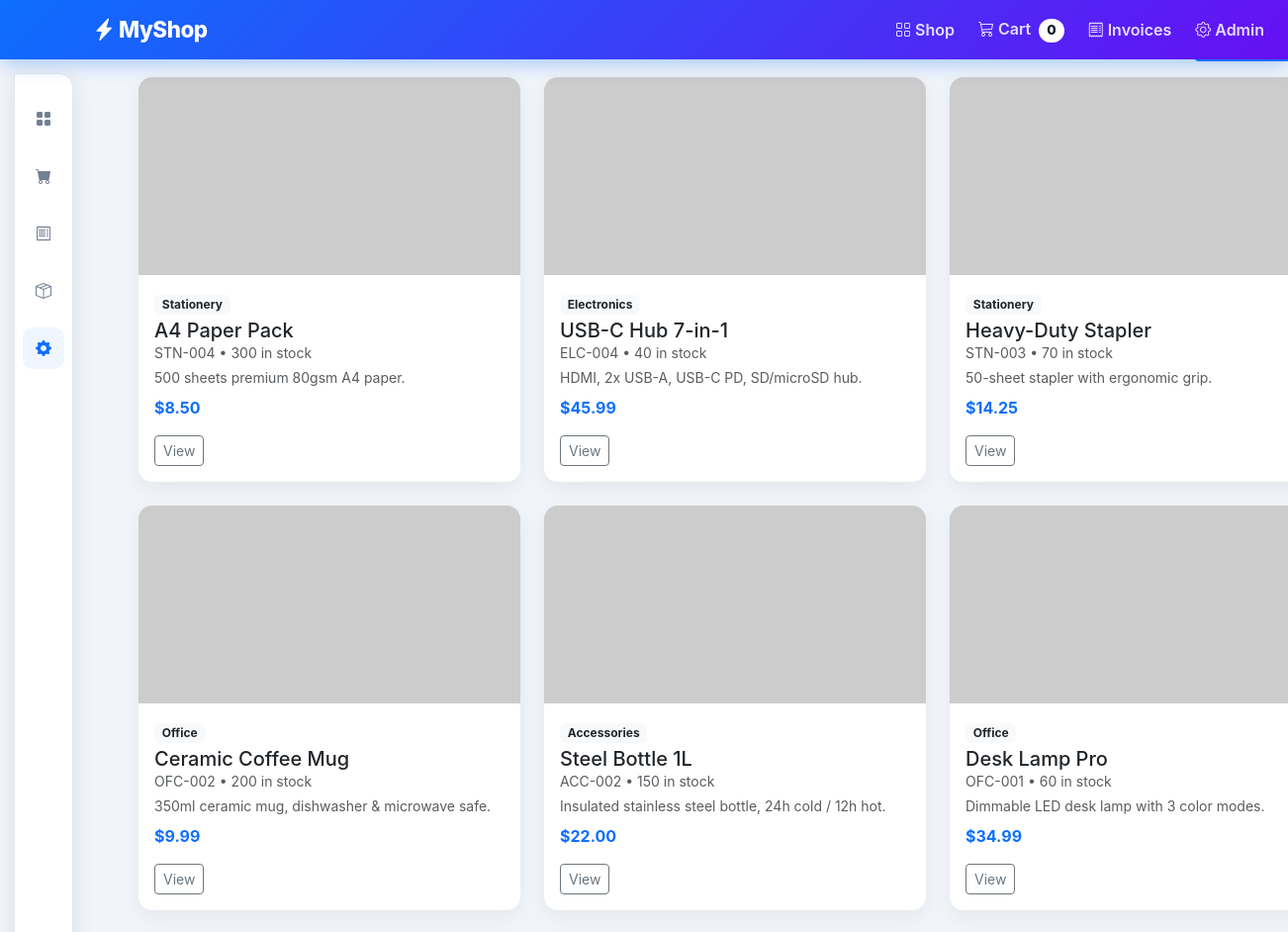
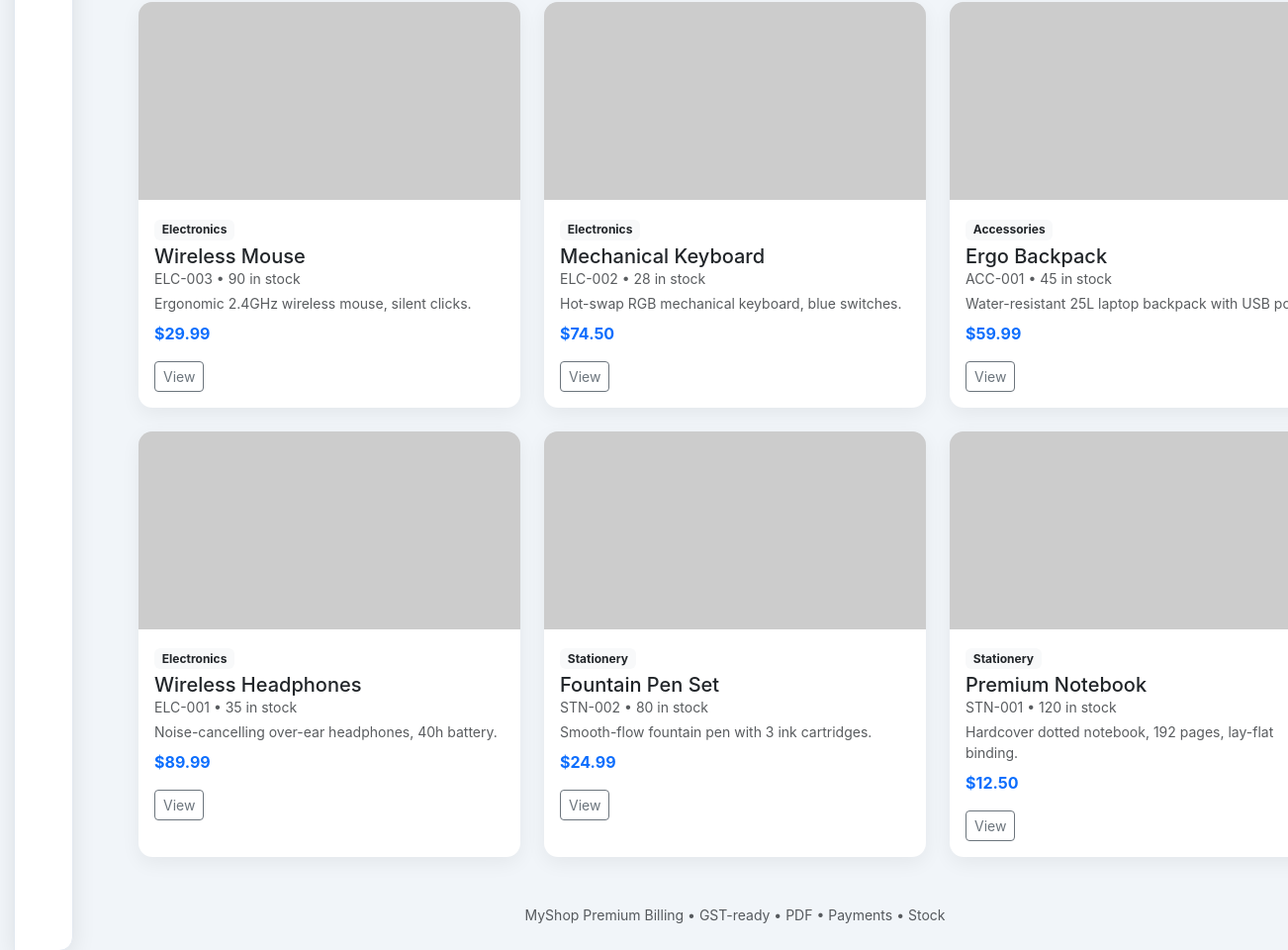
/admin/products, run on the app's committed database (2 pictures, top to bottom).
### tables this page shows
CREATE TABLE products (
    id INTEGER PRIMARY KEY AUTOINCREMENT,
    name TEXT NOT NULL,
    description TEXT DEFAULT '',
    category TEXT DEFAULT 'General',
    price REAL NOT NULL,
    stock INTEGER NOT NULL DEFAULT 50,
    sku TEXT DEFAULT '',
    image_url TEXT
);

### app.py (the view, shortened to what this page needs)
@app.route('/admin/products', methods=['GET', 'POST'])
def admin_products():
    db = get_db()
    rows = db.execute('SELECT * FROM products ORDER BY id DESC').fetchall()
    return render_template('admin_products.html', products=rows)

### app.py (called while the page is built)
def get_db():
    db = getattr(g, "db", None)
    if db is None:
        db = g.db = sqlite3.connect(DB_PATH)
        db.row_factory = sqlite3.Row
    return db

def _cols(db, table):
    try:
        return [r[1] for r in db.execute(f"PRAGMA table_info({table})").fetchall()]
    except Exception:
        return []

@app.before_request
def ensure_migrations():
    if DB_PATH.exists():
        try:
            migrate_db()
        except Exception:
            pass

### templates/admin_products.html (shortened to what this page needs)
{% extends "layout.html" %}
{% block content %}
  <div class="d-flex justify-content-between align-items-center mb-3">
    <h3 class="fw-bold mb-0">Admin — Products ({{ products|length }})</h3>
    <button class="btn btn-primary" data-bs-toggle="collapse" data-bs-target="#addProduct"><i class="bi bi-plus-lg me-1"></i>Add Product</button>
  </div>
  <div class="row row-cols-1 row-cols-md-3 g-4">
    {% for p in products %}
    <div class="col">
      <div class="card h-100 shadow-sm">
        {% if p.image_url %}
          <img src="{{ p.image_url }}" loading="lazy" class="card-img-top product-img" alt="{{ p.name }}" onerror="this.onerror=null;this.src='https://picsum.photos/seed/myshop{{ p.id }}/600/400'">
        {% else %}
          <img src="https://picsum.photos/seed/myshop{{ p.id }}/600/400" loading="lazy" class="card-img-top product-img" alt="{{ p.name }}">
        {% endif %}
        <div class="card-body">
          <span class="badge bg-light text-dark mb-1">{{ p.category or 'General' }}</span>
          <h5 class="card-title mb-0">{{ p.name }}</h5>
          <div class="small text-muted mb-1">{{ p.sku or '' }} • {{ p.stock }} in stock</div>
          <div class="small text-muted mb-2">{{ p.description or '' }}</div>
          <p class="card-text fw-bold text-primary">${{ '%.2f'|format(p.price) }}</p>
          <a href="/product/{{ p.id }}" class="btn btn-sm btn-outline-secondary">View</a>
        </div>
      </div>
    </div>
    {% endfor %}
  </div>
{% endblock %}

### static/css/style.css (style rules this page uses)
body { background: #f1f5f9; font-family: Inter, system-ui, -apple-system, Segoe UI, Roboto, sans-serif; }
.card { border: none; border-radius: 14px; }
.card.shadow-sm { box-shadow: 0 6px 20px rgba(2,6,23,.06) !important; }
.product-img { height: 200px; object-fit: cover; border-radius: 14px 14px 0 0; background: #e2e8f0; }

### data on the page
products: category "Stationery", name "A4 Paper Pack", sku "STN-004", stock "300", description "500 sheets premium 80gsm A4 paper.", price "8.50"
products: category "Electronics", name "USB-C Hub 7-in-1", sku "ELC-004", stock "40", description "HDMI, 2x USB-A, USB-C PD, SD/microSD hub.", price "45.99"
products: category "Stationery", name "Heavy-Duty Stapler", sku "STN-003", stock "70", description "50-sheet stapler with ergonomic grip.", price "14.25"
products: category "Office", name "Ceramic Coffee Mug", sku "OFC-002", stock "200", description "350ml ceramic mug, dishwasher & microwave safe.", price "9.99"
products: category "Accessories", name "Steel Bottle 1L", sku "ACC-002", stock "150", description "Insulated stainless steel bottle, 24h cold / 12h hot.", price "22.00"
products: category "Office", name "Desk Lamp Pro", sku "OFC-001", stock "60", description "Dimmable LED desk lamp with 3 color modes.", price "34.99"
products: category "Electronics", name "Wireless Mouse", sku "ELC-003", stock "90", description "Ergonomic 2.4GHz wireless mouse, silent clicks.", price "29.99"
products: category "Electronics", name "Mechanical Keyboard", sku "ELC-002", stock "28", description "Hot-swap RGB mechanical keyboard, blue switches.", price "74.50"
products: category "Accessories", name "Ergo Backpack", sku "ACC-001", stock "45", description "Water-resistant 25L laptop backpack with USB…", price "59.99"
products: category "Electronics", name "Wireless Headphones", sku "ELC-001", stock "35", description "Noise-cancelling over-ear headphones, 40h battery.", price "89.99"
products: category "Stationery", name "Fountain Pen Set", sku "STN-002", stock "80", description "Smooth-flow fountain pen with 3 ink cartridges.", price "24.99"
products: category "Stationery", name "Premium Notebook", sku "STN-001", stock "120", description "Hardcover dotted notebook, 192 pages, lay-flat binding.", price "12.50"

### other printed values
{{ cart_count or 0 }} "0"
